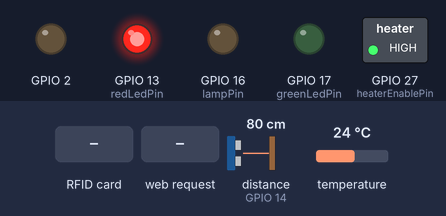
A sketch run on a simulated ESP32. Parts: switched loads named in the sketch (green lamp = pin HIGH), output pins drawn as LEDs (lit = HIGH). Wiring (inferred from the names in the program): ultrasonic range finder: trigger GPIO 12; echo GPIO 14. The inputs (shaded band) are chosen by the test bench; at power-on: distance to the obstacle (sensor on GPIO 14) 80 cm, temperature 24 °C. The echo pulse lasts 58.3 µs per cm; WiFi joins after 1.5 s; servers stay silent unless stated; pins used as bus, display or sensor lines are not drawn; what the sketch prints to the serial monitor is not drawn.

Above: at 3.2 s.
3.3 s: distance to the obstacle (sensor on GPIO 14) set to 7 cm
4.8 s: distance to the obstacle (sensor on GPIO 14) set to 4 cm
At 5.6 s:
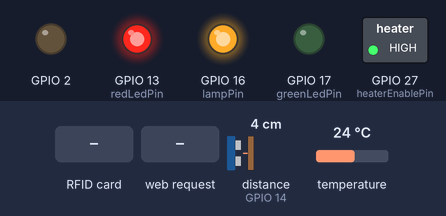
6.3 s: temperature set to 27.2 °C
7.8 s: temperature set to 28.6 °C
At 9.0 s:
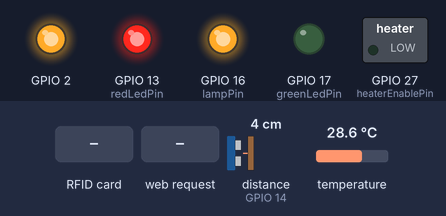
9.3 s: RFID card 43 83 F4 99 held to the reader
At 9.8 s:
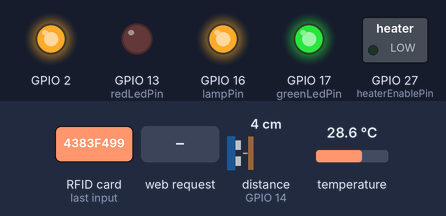
10.8 s: HTTP request GET /changeSetpoint?temperature=120 received
At 11.8 s:
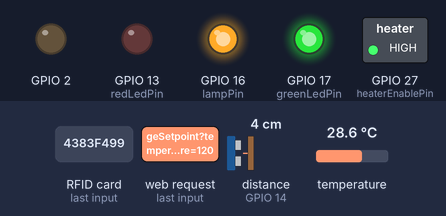
Timing chart, 0 to 15.8 s (numbered marks = the images above; inputs shaded):
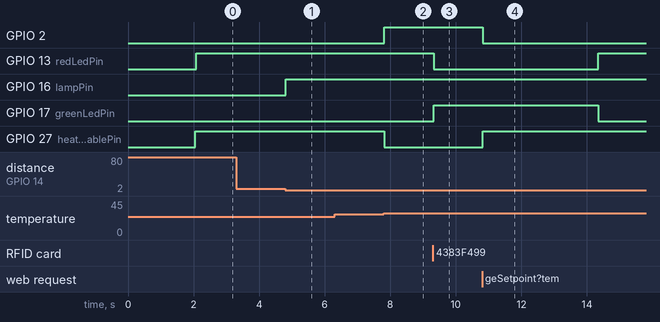

Measured:
- the behaviour switches between 6 and 5 cm on distance to the obstacle (sensor on GPIO 14) (found by bisection; images 0 and 1)
- the behaviour switches between 28 and 28.1 °C on temperature (found by bisection; images 1 and 2)
- after the input at 3.3 s, every drawn part: stays the same
- after the input at 4.8 s, GPIO 16 (lampPin): LOW → HIGH at once
- after the input at 6.3 s, every drawn part: stays the same
- after the input at 7.8 s, GPIO 2: LOW → HIGH at once; GPIO 27 (heaterEnablePin): HIGH → LOW at once
- after the input at 9.3 s, GPIO 13 (redLedPin): HIGH → LOW at once; GPIO 17 (greenLedPin): LOW → HIGH at once
- after the input at 10.8 s, GPIO 2: HIGH → LOW at once; GPIO 27 (heaterEnablePin): LOW → HIGH at once

The sketch:

16_05_fusion.ino
```cpp
#include <WebServer.h>
#include <Adafruit_BMP280.h>
#include <Time.h>
#include <SPI.h>
#include <MFRC522.h>

/*
  --- Server Setup ---
*/
// Replace with proper network credentials
const char* ssid = "ssid";
const char* password = "password";

WebServer server(80);

/*
  --- HC-SR04 Setup ---
*/
const uint8_t trigPin = 12;
const uint8_t echoPin = 14;
const uint8_t lampPin = 16;

bool lampProximityFlag = false;

//define sound speed in cm/uS
#define SOUND_SPEED 0.034

long duration = 0;
float distanceCm = 0;
float timestamp = 0;
clock_t startTime, elapsedTime;

/*
  --- BMP280 Setup ---
*/
Adafruit_BMP280 bmp;
float temperature = 0.0;
float temperatureSetpoint = 27.5; //arbitrary value
float temperatureHisteresysWidth = 0.5;
char stringTemperatureValue[20];
uint8_t heaterEnablePin = 27;

/*
  --- RC522 Setup ---
*/
#define DOOR_OPEN_DURATION 5000
const byte UID[] = {0x43, 0x83, 0xF4, 0x99}; //UID value of given RFID tag

MFRC522 rfid(5, 4);
MFRC522::MIFARE_Key key;
boolean isTheRFIDTagCorrect = false;
unsigned long doorOpenedDuration;

const uint8_t greenLedPin = 17;
const uint8_t redLedPin = 13;

/*
  --- Misc Setup ---
*/
bool lampHTTPFlag = false;

/*
  --- Server HTTP request handler functions ---
*/
void handleGetTemperature()
{
  snprintf(stringTemperatureValue, sizeof(stringTemperatureValue), "%f", temperature);
  server.send(200, "text/plain", stringTemperatureValue);
}

void handleLampBlink()
{
  String lampStateReceived = server.arg("state");

  if(lampStateReceived == "1")
  {
    lampHTTPFlag = true;
  }
  else if(lampStateReceived == "0")
  {
    lampHTTPFlag = false;
  }
  else;

  if(lampHTTPFlag && !lampProximityFlag)
  {
    server.send(200, "text/plain", "on");
  }
  else if (!lampHTTPFlag && !lampProximityFlag)
  {
    server.send(200, "text/plain", "off");
  }
  else if (lampProximityFlag)
  {
    server.send(200, "text/plain", "corr");
  }
}

void handleTemperatureSetpointChange()
{
  char stringSetpointChangeValue[5];
  server.arg("temperature").toCharArray(stringSetpointChangeValue, sizeof(stringSetpointChangeValue));
  temperatureSetpoint = atof(stringSetpointChangeValue);
  server.send(200, "text/plain", "Received new Setpoint: " + String(temperatureSetpoint));
}

void handleDoorStatus() {
  int message = 0;
  if(isTheRFIDTagCorrect){
    message = 1;
  }
  else if(isTheRFIDTagCorrect){
    message = 0;
  }
  server.send(200, "text/plain", String(message));
}

/*
  --- void Setup ---
*/
void setup() {
  Serial.begin(115200);

  pinMode(trigPin, OUTPUT); // Sets the trigPin as an Output
  pinMode(echoPin, INPUT); // Sets the echoPin as an Input

  pinMode(lampPin, OUTPUT);
  pinMode(redLedPin, OUTPUT);


  /* --- RC522 Setup cont'd --- */
  SPI.begin();
  rfid.PCD_Init();

  pinMode(greenLedPin, OUTPUT);

  /* --- BMP280 Setup cont'd --- */
  while ( !Serial ) delay(100);   // wait for native usb
  unsigned status;
  status = bmp.begin(0x76);

  // Default settings from datasheet
  bmp.setSampling(Adafruit_BMP280::MODE_NORMAL,     // Operating Mode
                  Adafruit_BMP280::SAMPLING_X2,     // Temp. oversampling
                  Adafruit_BMP280::SAMPLING_X16,    // Pressure oversampling
                  Adafruit_BMP280::FILTER_X16,      // Filtering
                  Adafruit_BMP280::STANDBY_MS_500); // Standby time

  pinMode(heaterEnablePin, OUTPUT);
  pinMode(2, OUTPUT);

  /* --- Server Setup cont'd --- */
  // Connect to Wi-Fi network with SSID and password
  WiFi.begin(ssid, password);
  while (WiFi.status() != WL_CONNECTED)
  {
    delay(1000);
    Serial.println("Connecting to WiFi...");
  }

  // Print local IP address and start the server
  Serial.println(WiFi.localIP());

  server.on("/getTemperature", handleGetTemperature);
  server.on("/lampBlink", handleLampBlink);
  server.on("/changeSetpoint", handleTemperatureSetpointChange);
  server.on("/isDoorOpen", handleDoorStatus);

  server.begin();
}

/*
  --- void Loop ---
*/

void loop() {

  // Read temperature from BMP280
  temperature = bmp.readTemperature();
  if(temperature < temperatureSetpoint - temperatureHisteresysWidth)
  {
    digitalWrite(heaterEnablePin, HIGH);
    digitalWrite(2, LOW);
  }
  else if(temperature > temperatureSetpoint + temperatureHisteresysWidth)
  {
    digitalWrite(heaterEnablePin, LOW);
    digitalWrite(2, HIGH);

  }

  // Clears the trigPin
  digitalWrite(trigPin, LOW);
  delayMicroseconds(2);
  // Sets the trigPin on HIGH state for 10 micro seconds
  digitalWrite(trigPin, HIGH);
  delayMicroseconds(10);
  digitalWrite(trigPin, LOW);

  // Reads the echoPin, returns the sound wave travel time in microseconds
  duration = pulseIn(echoPin, HIGH);

  // Calculate the distance
  distanceCm = duration * SOUND_SPEED/2;

  // Turn lamp on if something is in front of HC-SR04
  if(distanceCm < 5.5 && distanceCm != 0.00)
  {
    lampProximityFlag = true;
    digitalWrite(lampPin, HIGH);
    startTime = clock();
    timestamp = 0;
  }
  else
  {
    elapsedTime = clock() - startTime;
    timestamp = ((double)elapsedTime) / CLOCKS_PER_SEC;

    if(timestamp >= 0.01)
    {
      digitalWrite(lampPin, LOW);
      lampProximityFlag = false;
    }
  }

  // Toggle lamp by HTTP GET request
  if(lampHTTPFlag && !lampProximityFlag)
  {
    digitalWrite(lampPin, lampHTTPFlag);
  }
  else if(!lampHTTPFlag && !lampProximityFlag)
  {
    digitalWrite(lampPin, lampHTTPFlag);
  }

  // Check if there is RFID in front of reader and if it's the correct one
  if (rfid.PICC_IsNewCardPresent() && rfid.PICC_ReadCardSerial())
  {
    if (rfid.uid.uidByte[0] == UID[0] &&
        rfid.uid.uidByte[1] == UID[1] &&
        rfid.uid.uidByte[2] == UID[2] &&
        rfid.uid.uidByte[3] == UID[3])
    {
      isTheRFIDTagCorrect = true;
      doorOpenedDuration = millis() + DOOR_OPEN_DURATION;
    } else
    {
      isTheRFIDTagCorrect = false;
    }
    rfid.PICC_HaltA();
    rfid.PCD_StopCrypto1();
  }

  if (isTheRFIDTagCorrect && doorOpenedDuration < millis())
  isTheRFIDTagCorrect = false;
  digitalWrite(greenLedPin, isTheRFIDTagCorrect);
  digitalWrite(redLedPin, !isTheRFIDTagCorrect);

  server.handleClient();
}
```
